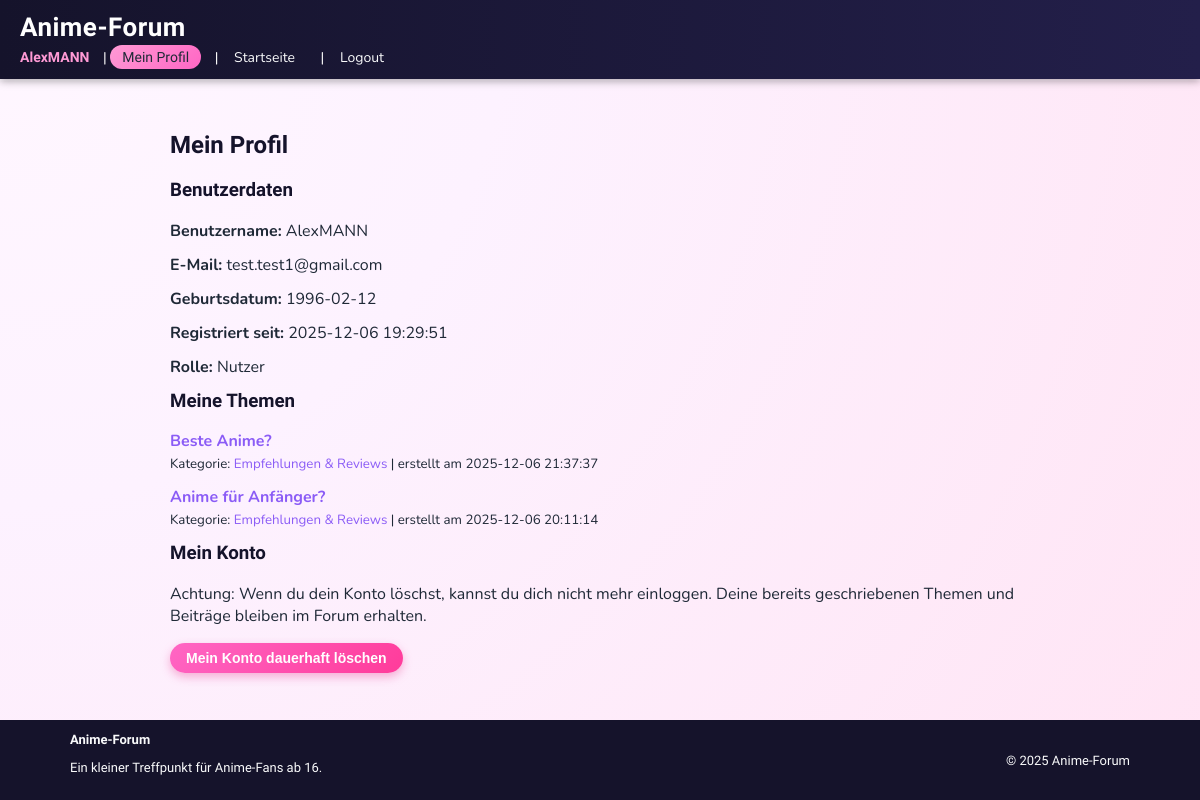
The page /profil.php (signed in) on the database its author committed.
### tables this page shows
CREATE TABLE `benutzer` (
  `benutzer_id` int(11) NOT NULL,
  `benutzername` varchar(50) NOT NULL,
  `email` varchar(100) NOT NULL,
  `passworthash` varchar(255) NOT NULL,
  `geburtsdatum` date NOT NULL,
  `rolle` enum('Nutzer','Admin') NOT NULL DEFAULT 'Nutzer',
  `erstellt_am` timestamp NOT NULL DEFAULT current_timestamp(),
  `geloescht_am` timestamp NULL DEFAULT NULL
);

CREATE TABLE `themen` (
  `thema_id` int(11) NOT NULL,
  `kategorie_id` int(11) NOT NULL,
  `benutzer_id` int(11) NOT NULL,
  `titel` varchar(150) NOT NULL,
  `erstellt_am` timestamp NOT NULL DEFAULT current_timestamp()
);

CREATE TABLE `kategorien` (
  `kategorie_id` int(11) NOT NULL,
  `name` varchar(100) NOT NULL,
  `beschreibung` varchar(255) DEFAULT NULL
);

### profil.php (the view, shortened to what this page needs)
<?php
require_once 'db.php';
$benutzerId = (int)$_SESSION['benutzer_id'];
$sqlBenutzer = "SELECT benutzername, email, geburtsdatum, erstellt_am , rolle
                FROM benutzer
                WHERE benutzer_id = ?";
$stmtBenutzer = $verbindung->prepare($sqlBenutzer);
$stmtBenutzer->bind_param('i', $benutzerId);
$stmtBenutzer->execute();
$ergebnisBenutzer = $stmtBenutzer->get_result();
?>
<?php
$benutzer = $ergebnisBenutzer->fetch_assoc();
$sqlThemen = "SELECT
                t.thema_id,
                t.titel,
                t.erstellt_am,
                k.name AS kategoriename,
                k.kategorie_id
              FROM themen t
              JOIN kategorien k ON t.kategorie_id = k.kategorie_id
              WHERE t.benutzer_id = ?
              ORDER BY t.erstellt_am DESC";
$stmtThemen = $verbindung->prepare($sqlThemen);
$stmtThemen->bind_param('i', $benutzerId);
$stmtThemen->execute();
$ergebnisThemen = $stmtThemen->get_result();
require 'header.php';
?>
<h2>Mein Profil</h2>
<h3>Benutzerdaten</h3>
<ul>
    <li><strong>Benutzername:</strong> <?php echo htmlspecialchars($benutzer['benutzername']); ?></li>
    <li><strong>E-Mail:</strong> <?php echo htmlspecialchars($benutzer['email']); ?></li>
    <li><strong>Geburtsdatum:</strong> <?php echo htmlspecialchars($benutzer['geburtsdatum']); ?></li>
    <li><strong>Registriert seit:</strong> <?php echo htmlspecialchars($benutzer['erstellt_am']); ?></li>
    <li><strong>Rolle:</strong> <?php echo htmlspecialchars($benutzer['rolle']); ?></li>
</ul>
<h3>Meine Themen</h3>
<?php if ($ergebnisThemen && $ergebnisThemen->num_rows > 0): ?>
    <ul>
        <?php while ($thema = $ergebnisThemen->fetch_assoc()): ?>
            <li>
                <a href="thema.php?id=<?php echo (int)$thema['thema_id']; ?>">
                    <strong><?php echo htmlspecialchars($thema['titel']); ?></strong>
                </a>
                <br>
                <small>
                    Kategorie:
                    <a href="kategorie.php?id=<?php echo (int)$thema['kategorie_id']; ?>">
                        <?php echo htmlspecialchars($thema['kategoriename']); ?>
                    </a>
                    |
                    erstellt am <?php echo htmlspecialchars($thema['erstellt_am']); ?>
                </small>
            </li>
        <?php endwhile; ?>
    </ul>
<?php else: ?>
    <p>Du hast noch keine Themen erstellt.</p>
<?php endif; ?>
<h3>Mein Konto</h3>
<p>
    Achtung: Wenn du dein Konto löschst, kannst du dich nicht mehr einloggen.
    Deine bereits geschriebenen Themen und Beiträge bleiben im Forum erhalten.
</p>
<form method="post" action="profil.php"
    onsubmit="return confirm('Möchtest du dein Konto wirklich dauerhaft löschen? Dieser Vorgang kann nicht rückgängig gemacht werden.');">
    <button type="submit">Mein Konto dauerhaft löschen</button>
</form>
<?php
require 'footer.php';
?>

### style.css (style rules this page uses)
:root { --bg-grad-1: #fdf2ff; --bg-grad-2: #ffe4f4; --color-header: #15132b; --color-text-main: #1f2937; --color-text-muted: #6b7280; --color-accent: #ff66c4; --color-accent-dark: #ff3b9a; --color-card-bg: #ffffff; --color-link: #8b5cf6; --color-link-hover: #4c1d95; }
* { box-sizing: border-box; }
html, body { height: 100%; }
body { font-family: "Nunito", system-ui, -apple-system, BlinkMacSystemFont, "Segoe UI", Arial, sans-serif; background: radial-gradient(circle at top left, #fff7ff 0, var(--bg-grad-1) 35%, var(--bg-grad-2) 100%); margin: 0; color: var(--color-text-main); min-height: 100vh; display: flex; flex-direction: column; }
a { color: var(--color-link); text-decoration: none; }
h2, h3, h4 { margin-top: 0; color: var(--color-header); font-family: "Mochiy Pop One", system-ui, sans-serif; }
ul { list-style-type: none; padding-left: 0; margin: 0; }
li { margin-bottom: 12px; }
button, .button-link { display: inline-block; padding: 7px 16px; border-radius: 999px; border: none; background: linear-gradient(135deg, var(--color-accent), var(--color-accent-dark)); color: #fff; cursor: pointer; font-weight: 600; text-decoration: none; font-size: 14px; box-shadow: 0 4px 10px rgba(236, 72, 153, 0.4); }

### rows shown on the page
benutzer: benutzername "AlexMANN", email "test.test1@gmail.com", geburtsdatum "1996-02-12", erstellt_am "2025-12-06 19:29:51", rolle "Nutzer"
themen: titel "Beste Anime?", kategorie.name "Empfehlungen & Reviews", erstellt_am "2025-12-06 21:37:37"
themen: titel "Anime für Anfänger?", kategorie.name "Empfehlungen & Reviews", erstellt_am "2025-12-06 20:11:14"

### other values the page prints
$aktuellerBenutzername "AlexMANN"
